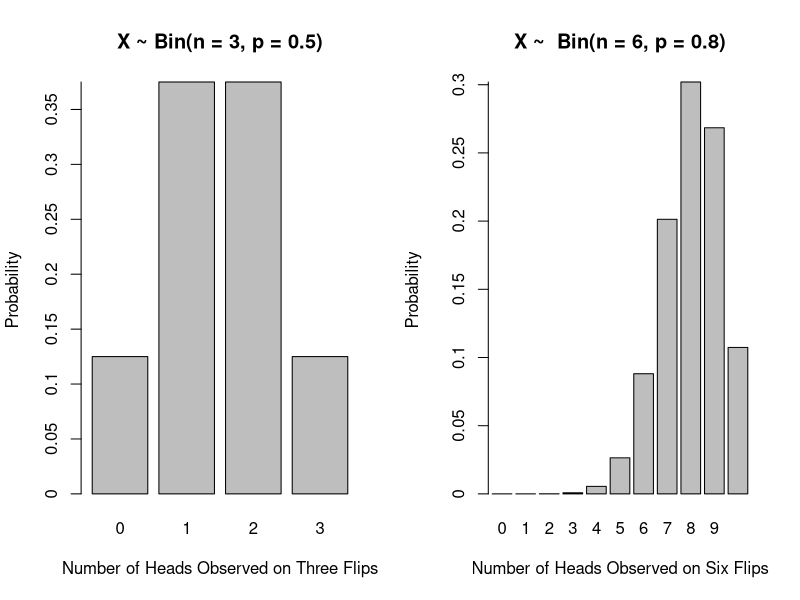
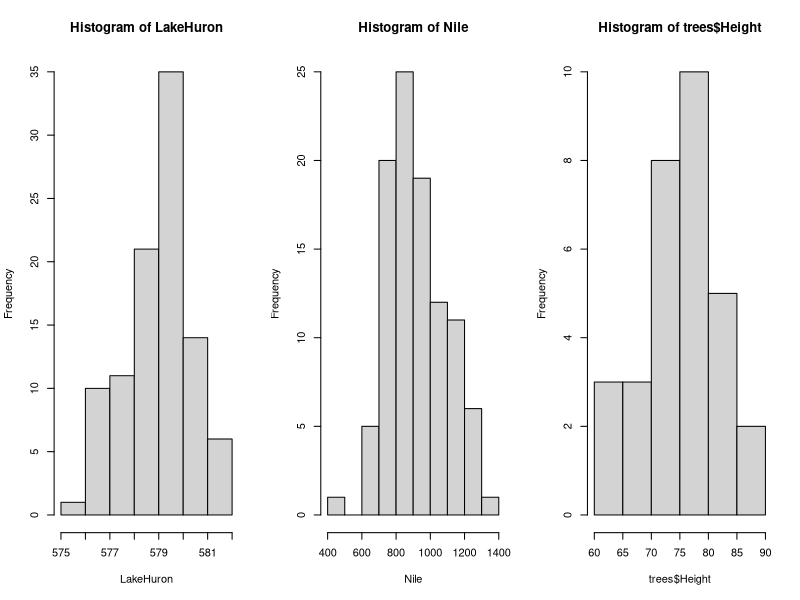
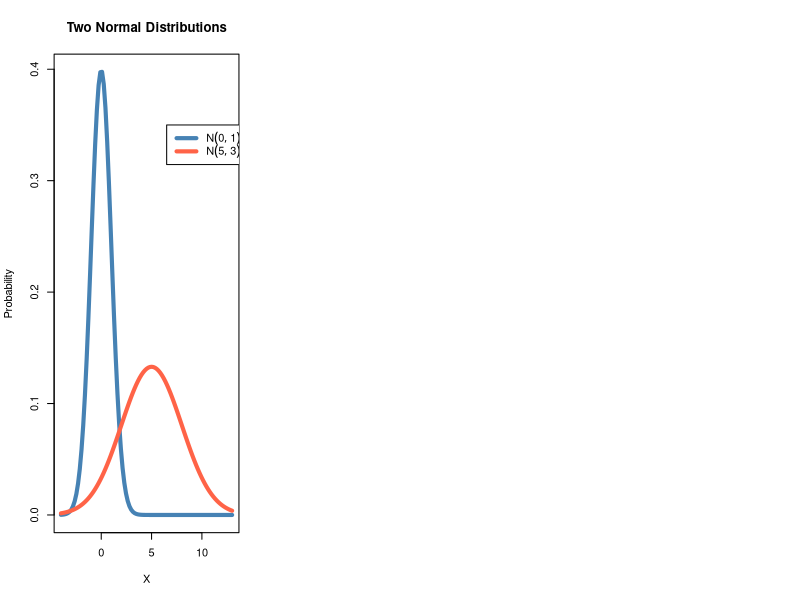
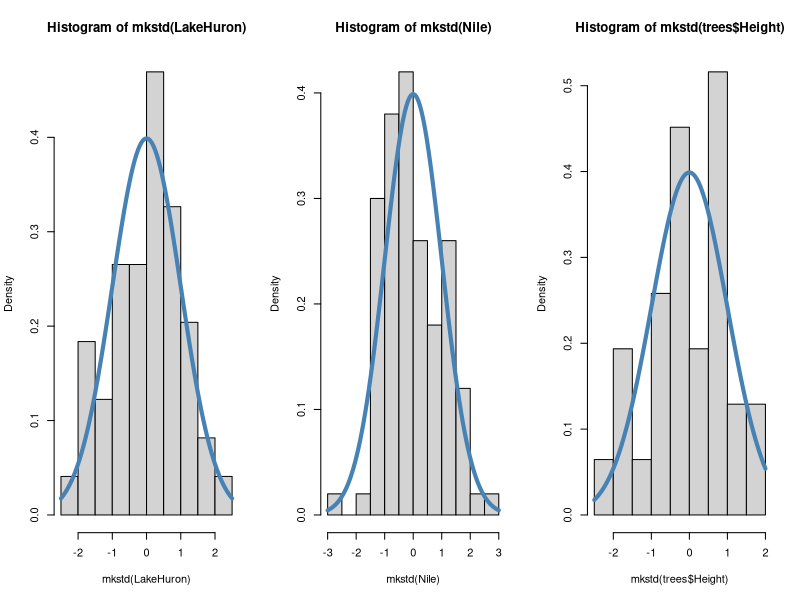
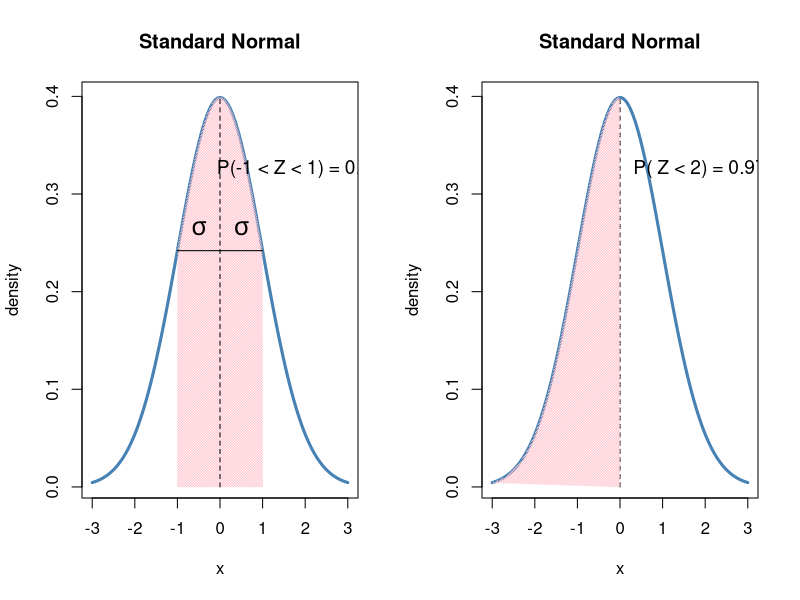
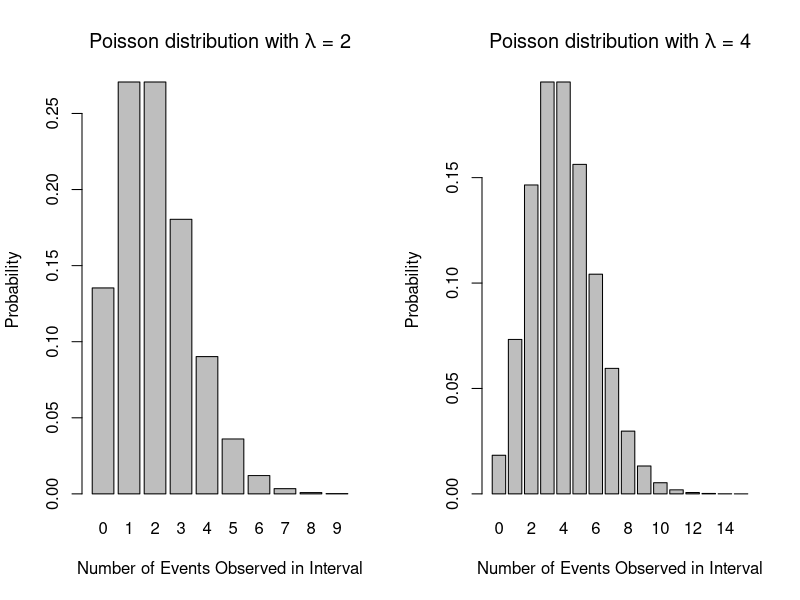

These charts were generated, in order, by the following R code:
## ---- chunk 1
## Why does this need cbind?
knitr::kable(cbind.data.frame('# Heads' = 0:3, 'Probability' = c('1/8', '3/8', '3/8', '1/8')), 
             align = 'c')
## ---- chunk 2
par(mfrow = c(1, 2))
x <- 0:3
y <- dbinom(x, 3, 0.5)
barplot(y, names.arg = x, xlab = 'Number of Heads Observed on Three Flips', ylab = 'Probability', yaxt='n', 
        main = "X ~ Bin(n = 3, p = 0.5)")
axis(side = 2, at = seq(0, 0.45, by = 0.05), pos = c(0, 0), labels = seq(0, 0.45, by = 0.05))

x <- 0:10
y <- dbinom(x, max(x), 0.8)
barplot(y, names.arg = x, xlab = 'Number of Heads Observed on Six Flips', ylab = 'Probability', 
        main = "X ~  Bin(n = 6, p = 0.8)", yaxt='n')
axis(side = 2, at = seq(0, 0.45, by = 0.05), pos = c(0, 0), labels = seq(0, 0.45, by = 0.05))
## ---- chunk 3
par(mfrow = c(1, 3))
hist(LakeHuron)
hist(Nile)
hist(trees$Height)
## ---- chunk 4
curve(dnorm(x, 0, 1), from = -4, to = 13, lwd = 4,
      col = 'steelblue', ylab = 'Probability', xlab = 'X',
      main = "Two Normal Distributions")
curve(dnorm(x, 5, 3), add = TRUE, lwd = 4, col = 'tomato')
legend(x = 6.5, y = 0.35, legend = c(expression(N(0,1)),
                                     expression(N(5,3))),
       lwd = 4, col = c("steelblue", "tomato"))
## ---- chunk 5
par(mfrow = c(1, 3))
mkstd <- function(x) (x-mean(x))/sd(x)
hist(mkstd(LakeHuron), freq = FALSE)
curve(dnorm(x), add = TRUE, col = 'steelblue', lwd = 4)
hist(mkstd(Nile), freq = FALSE)
curve(dnorm(x), add = TRUE, col = 'steelblue', lwd = 4)
hist(mkstd(trees$Height), freq = FALSE)
curve(dnorm(x), add = TRUE, col = 'steelblue', lwd = 4)
## ---- chunk 6
par(mfrow = c(1, 2))
curve(dnorm(x, 0, 1), from = -3, to = 3, lwd = 3, col = 'steelblue',
      ylab = 'density', main = "Standard Normal")
x <- seq(-2, 2, 0.01)
y <- dnorm(x)
z <- 1
#axis(1, at = c(-z, 0, z), labels = c(expression(-z[alpha]), 0, expression(z[alpha])))
polygon(c(-z, x[x > -z & x < z], z ),
        c(0, y[x > -z & x < z], 0), col = 'pink',angle = 45, density = 55,
        border = FALSE)

text(2, 0.325, cex = 1.15,
     labels = expression(paste("P(-", 1, " < Z < ", 1, ") = ", 0.683)))
lines(x = c(-1, 1), y = c(dnorm(1,0,1), dnorm(1,0,1)))
lines(x = c(0,0), y = c(0, dnorm(0, 0, 1)), lty = 2)
text(x = 0.5, y = 0.265, labels = expression(sigma), cex = 1.5)
text(x = -0.5, y = 0.265, labels = expression(sigma), cex = 1.5)

###

curve(dnorm(x, 0, 1), from = -3, to = 3, lwd = 3, col = 'steelblue',
      ylab = 'density', main = "Standard Normal")
lines(x = c(0,0), y = c(0, dnorm(0, 0, 1)), lty = 2)
x <- seq(-3, 0, 0.01)
y <- dnorm(x)
z <- 0
#axis(1, at = c(-z, 0, z), labels = c(expression(-z[alpha]), 0, expression(z[alpha])))
polygon(c(-z, x[x < z], z ),
        c(0, y[x < z], 0), col = 'pink',angle = 45, density = 55,
        border = FALSE)
text(2, 0.325, cex = 1.15,
     labels = expression(paste("P( Z < ", 2, ") = ", 0.978)))


## ---- chunk 7
par(mfrow = c(1, 2))
x <- 0:9
y <- dpois(x, lambda = 2)
barplot(y, names.arg = x, xlab = 'Number of Events Observed in Interval', ylab = 'Probability', main = expression(paste("Poisson distribution with ", lambda, " = 2")))

x <- 0:15
y <- dpois(x, lambda = 4)
barplot(y, names.arg = x, xlab = 'Number of Events Observed in Interval', ylab = 'Probability', main = expression(paste("Poisson distribution with ", lambda, " = 4")))
